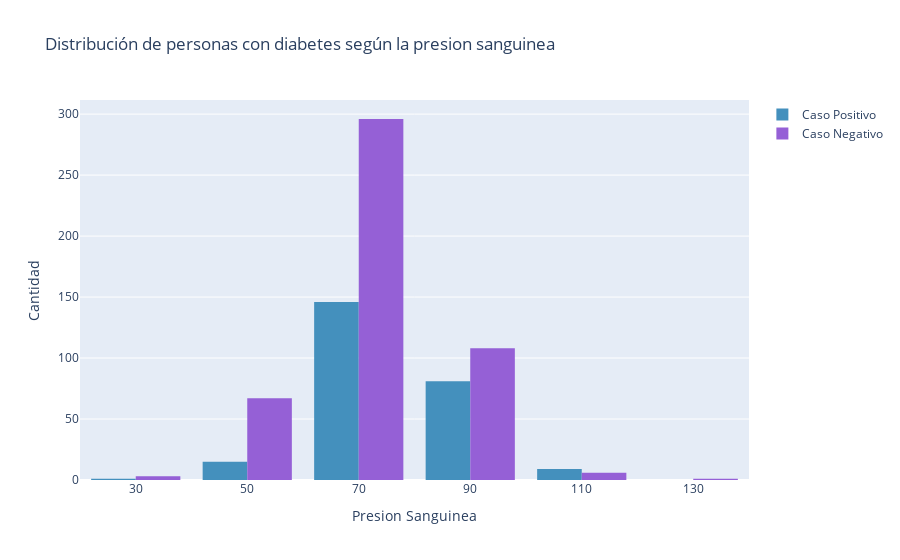

The notebook cell this image was saved under:
### Markdown cell above
Podemos observar una fuerte relación entre el nivel de glucosa y la proporción de casos positivos de diabetes. A niveles bajos de glucosa, entre 30-90, los casos positivos representan apenas un 5% de las participantes. Sin embargo, a niveles más altos de glucosa, entre 150-210, la proporción de casos positivos aumenta significativamente, llegando a representar un 74% de los casos. Esto indica que el nivel de glucosa es un factor importante en la predicción de la presencia de diabetes.

### Code cell
fig = go.Figure()
for label in df['Outcome'].unique():
    if label == 0:
        name = 'Caso Negativo'
        color = '#9560d6'
    else:
        name = 'Caso Positivo'
        color = '#4490bd'


    fig.add_trace(go.Histogram(x=df[df['Outcome'] == label]['BloodPressure'],
                                xbins=dict(start=20, end=150, size=20),
                                name=name , marker=dict(color=color)))

fig.update_layout(title='Distribución de personas con diabetes según la presion sanguinea',
                  xaxis_title='Presion Sanguinea',
                  yaxis_title='Cantidad')
fig.show()

### Figure 1 — Plotly figure (JSON) as saved in the notebook; plotly's stock layout.template omitted (floating-point values rounded to 4 significant figures; data arrays with more than 128 entries replaced by an {"elided": "..."} marker saying what was removed)
{"data": [{"marker": {"color": "#4490bd"}, "name": "Caso Positivo", "type": "histogram", "x": {"elided": "268 int values"}, "xbins": {"end": 150, "size": 20, "start": 20}}, {"marker": {"color": "#9560d6"}, "name": "Caso Negativo", "type": "histogram", "x": {"elided": "500 int values"}, "xbins": {"end": 150, "size": 20, "start": 20}}], "layout": {"title": {"text": "Distribución de personas con diabetes según la presion sanguinea"}, "xaxis": {"title": {"text": "Presion Sanguinea"}}, "yaxis": {"title": {"text": "Cantidad"}}}}
